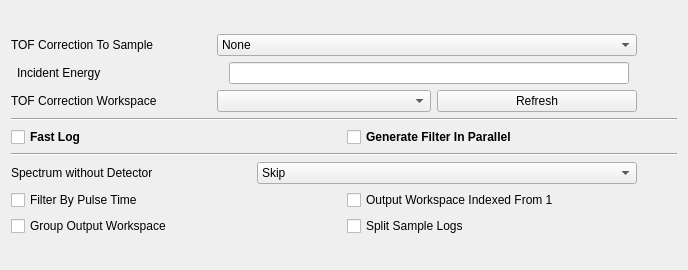
            <widget class="QWidget" name="scrollAreaWidgetContents_2">
             <property name="geometry">
              <rect>
               <x>0</x>
               <y>0</y>
               <width>688</width>
               <height>270</height>
              </rect>
             </property>
             <layout class="QGridLayout" name="gridLayout_6">
              <item row="0" column="0">
               <layout class="QVBoxLayout" name="verticalLayout_4">
                <item>
                 <layout class="QHBoxLayout" name="horizontalLayout_16">
                  <item>
                   <widget class="QLabel" name="label_12">
                    <property name="maximumSize">
                     <size>
                      <width>200</width>
                      <height>16777215</height>
                     </size>
                    </property>
                    <property name="text">
                     <string>TOF Correction To Sample</string>
                    </property>
                   </widget>
                  </item>
                  <item>
                   <widget class="QComboBox" name="comboBox_tofCorr">
                    <item>
                     <property name="text">
                      <string>None</string>
                     </property>
                    </item>
                    <item>
                     <property name="text">
                      <string>Elastic</string>
                     </property>
                    </item>
                    <item>
                     <property name="text">
                      <string>Direct</string>
                     </property>
                    </item>
                    <item>
                     <property name="text">
                      <string>Indirect</string>
                     </property>
                    </item>
                    <item>
                     <property name="text">
                      <string>Customized</string>
                     </property>
                    </item>
                   </widget>
                  </item>
                  <item>
                   <spacer name="horizontalSpacer_20">
                    <property name="orientation">
                     <enum>Qt::Horizontal</enum>
                    </property>
                    <property name="sizeType">
                     <enum>QSizePolicy::Preferred</enum>
                    </property>
                    <property name="sizeHint" stdset="0">
                     <size>
                      <width>40</width>
                      <height>20</height>
                     </size>
                    </property>
                   </spacer>
                  </item>
                 </layout>
                </item>
                <item>
                 <layout class="QHBoxLayout" name="horizontalLayout_17">
                  <item>
                   <widget class="QLabel" name="label_Ei">
                    <property name="maximumSize">
                     <size>
                      <width>200</width>
                      <height>16777215</height>
                     </size>
                    </property>
                    <property name="text">
                     <string>Incident Energy</string>
                    </property>
                   </widget>
                  </item>
                  <item>
                   <widget class="QLineEdit" name="lineEdit_Ei">
                    <property name="maximumSize">
                     <size>
                      <width>400</width>
                      <height>16777215</height>
                     </size>
                    </property>
                   </widget>
                  </item>
                  <item>
                   <spacer name="horizontalSpacer_21">
                    <property name="orientation">
                     <enum>Qt::Horizontal</enum>
                    </property>
                    <property name="sizeType">
                     <enum>QSizePolicy::Preferred</enum>
                    </property>
                    <property name="sizeHint" stdset="0">
                     <size>
                      <width>40</width>
                      <height>20</height>
                     </size>
                    </property>
                   </spacer>
                  </item>
                 </layout>
                </item>
                <item>
                 <layout class="QHBoxLayout" name="horizontalLayout_18">
                  <item>
                   <widget class="QLabel" name="label_Ei_2">
                    <property name="maximumSize">
                     <size>
                      <width>200</width>
                      <height>16777215</height>
                     </size>
                    </property>
                    <property name="text">
                     <string>TOF Correction Workspace</string>
                    </property>
                   </widget>
                  </item>
                  <item>
                   <widget class="QComboBox" name="comboBox_corrWS"/>
                  </item>
                  <item>
                   <widget class="QPushButton" name="pushButton_refreshCorrWSList">
                    <property name="maximumSize">
                     <size>
                      <width>200</width>
                      <height>16777215</height>
                     </size>
                    </property>
                    <property name="text">
                     <string>Refresh</string>
                    </property>
                   </widget>
                  </item>
                  <item>
                   <spacer name="horizontalSpacer_22">
                    <property name="orientation">
                     <enum>Qt::Horizontal</enum>
                    </property>
                    <property name="sizeType">
                     <enum>QSizePolicy::Preferred</enum>
                    </property>
                    <property name="sizeHint" stdset="0">
                     <size>
                      <width>40</width>
                      <height>20</height>
                     </size>
                    </property>
                   </spacer>
                  </item>
                 </layout>
                </item>
                <item>
                 <widget class="Line" name="line">
                  <property name="orientation">
                   <enum>Qt::Horizontal</enum>
                  </property>
                 </widget>
                </item>
                <item>
                 <layout class="QHBoxLayout" name="horizontalLayout_19">
                  <item>
                   <widget class="QCheckBox" name="checkBox_fastLog">
                    <property name="font">
                     <font>
                      <weight>75</weight>
                      <bold>true</bold>
                      <strikeout>false</strikeout>
                     </font>
                    </property>
                    <property name="text">
                     <string>Fast Log</string>
                    </property>
                   </widget>
                  </item>
                  <item>
                   <widget class="QCheckBox" name="checkBox_doParallel">
                    <property name="font">
                     <font>
                      <weight>75</weight>
                      <bold>true</bold>
                     </font>
                    </property>
                    <property name="text">
                     <string>Generate Filter In Parallel</string>
                    </property>
                   </widget>
                  </item>
                 </layout>
                </item>
                <item>
                 <widget class="Line" name="line_2">
                  <property name="orientation">
                   <enum>Qt::Horizontal</enum>
                  </property>
                 </widget>
                </item>
                <item>
                 <layout class="QHBoxLayout" name="horizontalLayout_20">
                  <item>
                   <widget class="QLabel" name="label_13">
                    <property name="maximumSize">
                     <size>
                      <width>200</width>
                      <height>16777215</height>
                     </size>
                    </property>
                    <property name="text">
                     <string>Spectrum without Detector</string>
                    </property>
                   </widget>
                  </item>
                  <item>
                   <spacer name="horizontalSpacer_3">
                    <property name="orientation">
                     <enum>Qt::Horizontal</enum>
                    </property>
                    <property name="sizeType">
                     <enum>QSizePolicy::Fixed</enum>
                    </property>
                    <property name="sizeHint" stdset="0">
                     <size>
                      <width>40</width>
                      <height>20</height>
                     </size>
                    </property>
                   </spacer>
                  </item>
                  <item>
                   <widget class="QComboBox" name="comboBox_skipSpectrum">
                    <property name="maximumSize">
                     <size>
                      <width>600</width>
                      <height>16777215</height>
                     </size>
                    </property>
                    <item>
                     <property name="text">
                      <string>Skip</string>
                     </property>
                    </item>
                    <item>
                     <property name="text">
                      <string>Skip only if TOF correction</string>
                     </property>
                    </item>
                   </widget>
                  </item>
                  <item>
                   <spacer name="horizontalSpacer_4">
                    <property name="orientation">
                     <enum>Qt::Horizontal</enum>
                    </property>
                    <property name="sizeType">
                     <enum>QSizePolicy::Preferred</enum>
                    </property>
                    <property name="sizeHint" stdset="0">
                     <size>
                      <width>40</width>
                      <height>20</height>
                     </size>
                    </property>
                   </spacer>
                  </item>
                 </layout>
                </item>
                <item>
                 <layout class="QHBoxLayout" name="horizontalLayout_21">
                  <item>
                   <widget class="QCheckBox" name="checkBox_filterByPulse">
                    <property name="text">
                     <string>Filter By Pulse Time</string>
                    </property>
                   </widget>
                  </item>
                  <item>
                   <widget class="QCheckBox" name="checkBox_from1">
                    <property name="text">
                     <string>Output Workspace Indexed From 1</string>
                    </property>
                   </widget>
                  </item>
                 </layout>
                </item>
                <item>
                 <layout class="QHBoxLayout" name="horizontalLayout_22">
                  <item>
                   <widget class="QCheckBox" name="checkBox_groupWS">
                    <property name="text">
                     <string>Group Output Workspace</string>
                    </property>
                   </widget>
                  </item>
                  <item>
                   <widget class="QCheckBox" name="checkBox_splitLog">
                    <property name="text">
                     <string>Split Sample Logs</string>
                    </property>
                   </widget>
                  </item>
                 </layout>
                </item>
               </layout>
              </item>
             </layout>
            </widget>
